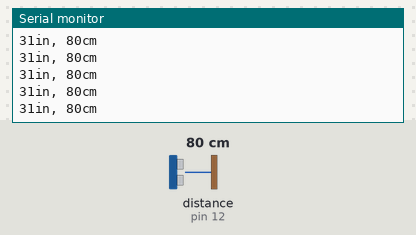
This sketch was run on a simulated Arduino Uno, built with avr-gcc and run on an emulated ATmega328P. Shown: the last lines printed to the serial monitor. Wiring (inferred from the names in the program): ultrasonic range finder: trigger pin 11; echo pin 12. The test bench sets the inputs (shaded band); at power-on: distance to the obstacle (sensor on pin 12) 80 cm. The echo pulse lasts 58.3 µs per cm.

Above: at 1.2 s.
1.3 s: distance to the obstacle (sensor on pin 12) set to 2 cm
At 1.8 s:
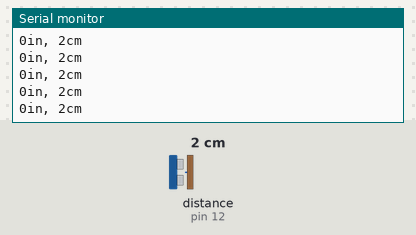
4.3 s: distance to the obstacle (sensor on pin 12) set to 250 cm
At 5.2 s:
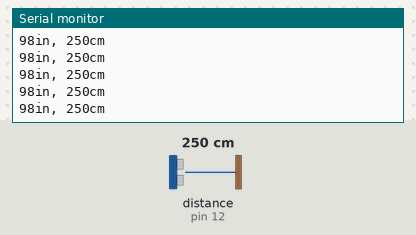
7.3 s: distance to the obstacle (sensor on pin 12) set to 35 cm
At 8.2 s:
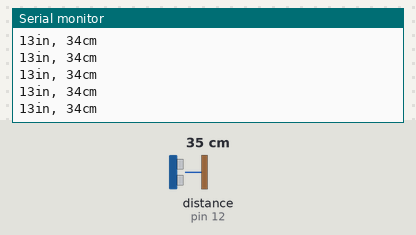
10.3 s: distance to the obstacle (sensor on pin 12) set to 18 cm
At 10.8 s:
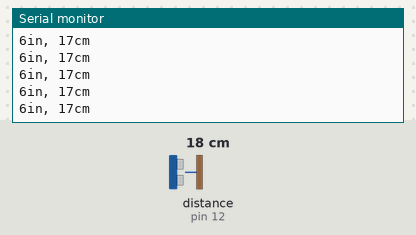
13.3 s: distance to the obstacle (sensor on pin 12) set to 60 cm
At 14.4 s:
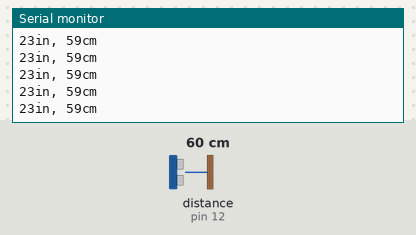
16.3 s: distance to the obstacle (sensor on pin 12) set to 4 cm
At 17.3 s:
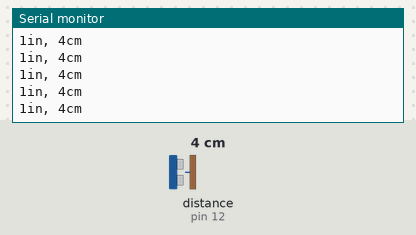
Timing chart, 0 to 19.3 s (numbered marks = the images above; inputs shaded):
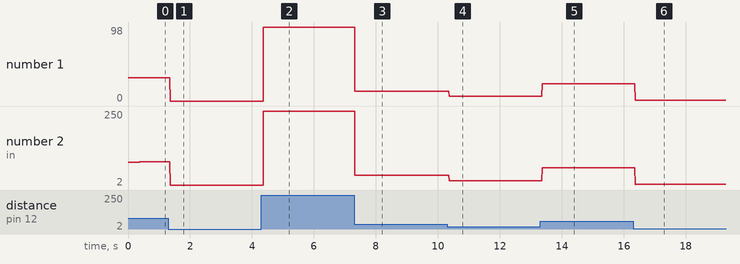

The sketch:

Ultrasonic.ino
```cpp
int trigPin = 11;
int echoPin = 12;

int time_taken, cm, inch;

void setup() {
  Serial.begin(9600);

  // echo = recieve(input), trigger = send(output)
  pinMode(trigPin, OUTPUT);
  pinMode(echoPin, INPUT);

}

void loop() {

digitalWrite(trigPin, LOW);
delayMicroseconds(5);
digitalWrite(trigPin, HIGH);
delayMicroseconds(10);
digitalWrite(trigPin, LOW);

pinMode(echoPin, INPUT);
time_taken = pulseIn(echoPin, HIGH);

cm = (time_taken/2) / 29.1;
inch = (time_taken /2) / 74;

Serial.print(inch);
Serial.print("in, ");
Serial.print(cm);
Serial.print("cm");
Serial.println();

delay(5);


}
```

Measured:
- after the input at 1.3 s, the serial monitor: prints a new line after 0.07 s (image 1)
- after the input at 4.3 s, the serial monitor: prints a new line after 0.07 s (image 2)
- after the input at 7.3 s, the serial monitor: prints a new line at once (image 3)
- after the input at 10.3 s, the serial monitor: prints a new line after 0.07 s (image 4)
- after the input at 13.3 s, the serial monitor: prints a new line after 0.07 s (image 5)
- after the input at 16.3 s, the serial monitor: prints a new line after 0.07 s (image 6)
- plotted number 1: 31 → 0 after the input at 1.3 s, 0 → 98 after the input at 4.3 s, 98 → 13 after the input at 7.3 s, 13 → 6 after the input at 10.3 s, 6 → 23 after the input at 13.3 s
- plotted number 2: 80 → 2 after the input at 1.3 s, 2 → 250 after the input at 4.3 s, 250 → 34 after the input at 7.3 s, 34 → 17 after the input at 10.3 s, 17 → 59 after the input at 13.3 s
